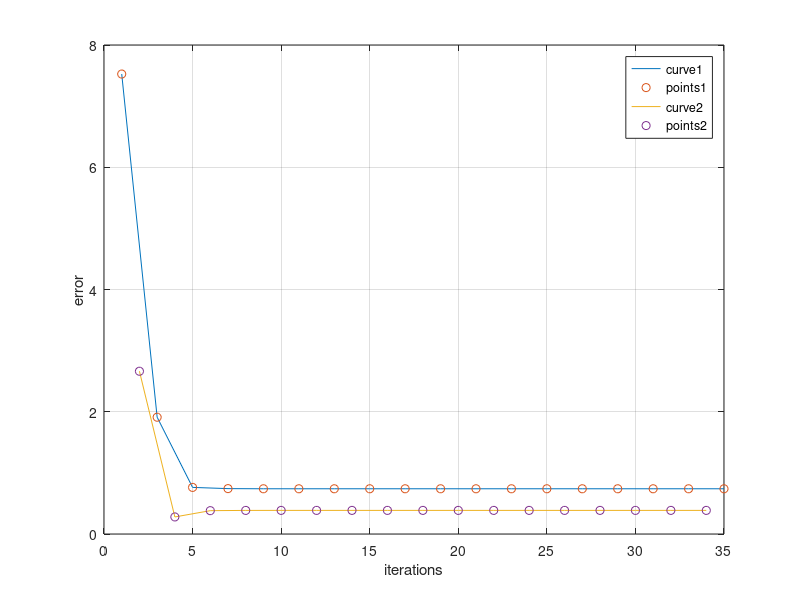

Reproduce this figure in MATLAB.
clc;
clear all;
Ai=[3+2j 4+5j;-7+1j 8-2j];
Aic=[3-2j 4-5j;-7-1j 8+2j];
Q1=[2 1j;-1j 2];
Q2=[3 7j;-7j 3];
s=2;
iter=10;
x=ones(2,2);


for K=1:35
    A1=x;
    if (rem(K,2)~=0)
    x=(Q1+((Aic)*x^(1/2))*Ai)^(1/2);
    error1(K)=sum(sum(abs(x-((Q1+((Aic)*x^(1/2))*Ai)^(1/2)))))/4;
    end
    if (rem(K,2)==0)
    x=(Q2+(((Aic)*x^(1/3))*Ai))^(1/2);
     error2(K)=sum(sum(abs(x-((Q2+((Aic)*x^(1/3))*Ai)^(1/2)))))/4;
    end
    A2=x;
      
end
jj=1;
jj1=1;
t=find(error1==0);
error1(t)=[];
t=find(error2==0);
error2(t)=[];

for i=1:35
if (rem(i,2)~=0)
    kp1(i)=i;
    jj=jj+1;
end
if (rem(i,2)==0)
    kp2(jj1)=i;
    jj1=jj1+1;
end
end
a=find(kp1==0);
kp1(a)=[];
b=find(kp2==0);
kp2(b)=[];
figure;
plot(kp1,error1);
hold on;
plot(kp1,error1,'o');
grid on
legend();
hold on;
plot(kp2,error2);
hold on;
plot(kp2,error2,'o');
grid on
xlabel('iterations');
ylabel('error');
legend('curve1','points1','curve2','points2');
display('solution is');
disp(x);

